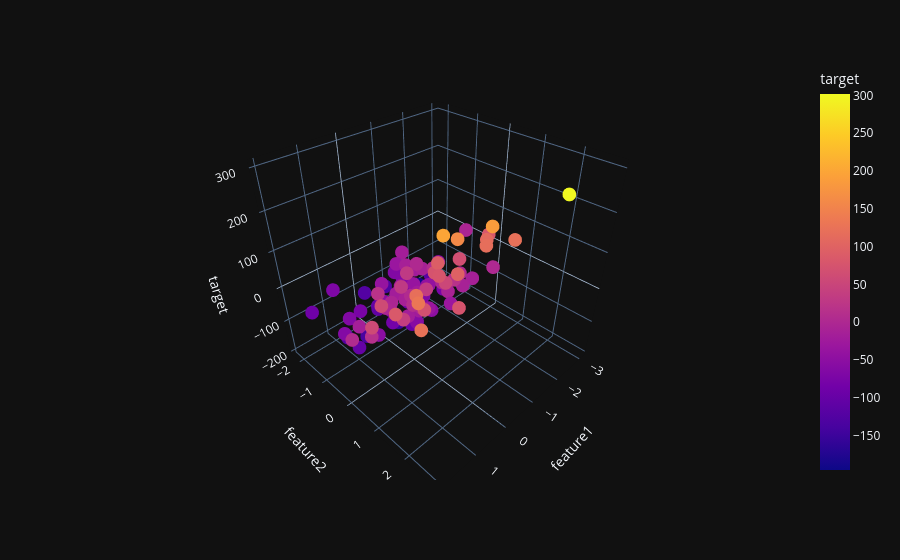

Notebook source saved alongside this figure:
### Code cell
fig = px.scatter_3d(df, x="feature1", y="feature2", z="target", color="target")
fig.show()
